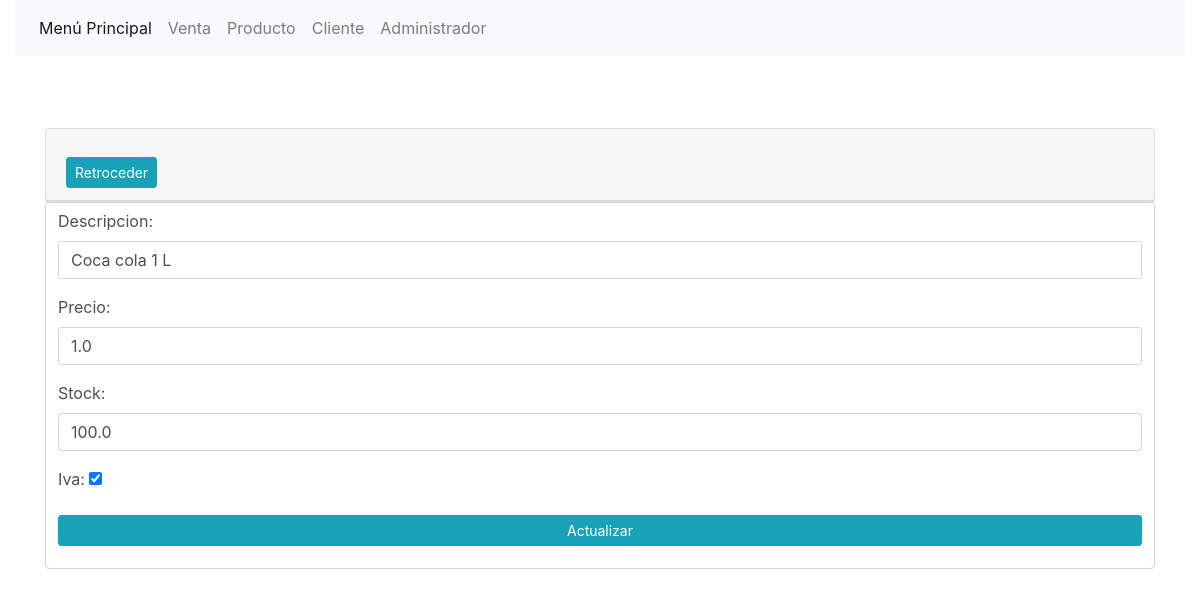
Screenshot of /editarProducto/18/ with the database file from the repository.
### aplicacion/models.py (models this page shows, shortened)
class Producto(models.Model):
    descripcion = models.CharField(max_length=100)
    precio = models.FloatField(default=0)
    stock = models.FloatField(default=0)
    iva = models.BooleanField(default=True)
    class Meta:
        verbose_name = 'Producto'
        verbose_name_plural = 'Productos'

### aplicacion/views.py (the view)
# urls.py: path('editarProducto/<int:id>/',editarProducto, name='editarProducto'),#MENU PRODUCTO
def editarProducto(request, id):
    opciones = {'menu': 'Menú Principal','venta': 'Venta', 'producto': 'Producto',
                'cliente': 'Cliente', 'administrar': 'Administrador', 'accion': 'Actualizar'}
    producto = Producto.objects.get(id=id)
    if request.method == 'GET':
        form = ProductoForm(instance=producto)
        opciones['form'] = form
    else:
        form = ProductoForm(request.POST, instance=producto)
        if form.is_valid():
            form.save()
            return redirect('listarProducto')
    return render(request, 'producto.html', opciones)

### aplicacion/forms.py
class ProductoForm(forms.ModelForm):
    class Meta:
        model = Producto
        fields = ('descripcion',
                  'precio',
                  'stock',
                  'iva')
        label = {
            'descripcion': 'Producto',
            'precio': 'Precio',
            'stock': 'Stock',
            'iva':'Iva'}
        widgets={
            'descripcion':forms.TextInput(
                attrs={
                    'class':'form-control',
                    'placeholder':'Ingrese Nombre del producto'
                }
            ),
            'precio': forms.TextInput(
                attrs={
                    'type':'number',
                    'step':'any',
                    'value':'0',
                    'class': 'form-control'
                }
            ),
            'stock': forms.TextInput(
                attrs={
                    'class': 'form-control'
                }
            ),
            'iva': forms.CheckboxInput(
                attrs={
                    'class': 'field-iva'
                }
            )
        }

### Templates/producto.html (shortened to what this page needs)
<!DOCTYPE html>
<html lang="es">
<head>
    {% load static %}
    <link href="{% static 'bootstrap/css/bootstrap.min.css' %}" rel="stylesheet">
</head>
<body>
<div class="container-fluid">
    <nav class="navbar navbar-expand-lg navbar-light bg-light">
  <div class="collapse navbar-collapse" id="navbarSupportedContent">
    <ul class="navbar-nav mr-auto">
      <li class="nav-item active">
        <a class="nav-link" href='/'>{{menu}} <span class="sr-only">(current)</span></a>
      </li>
      <li class="nav-item">
        <a class="nav-link" href="/venta">{{ venta }}</a>
      </li>
      <li class="nav-item">
        <a class="nav-link" href="/producto">{{ producto }}</a>
      </li>
     <li class="nav-item">
        <a class="nav-link" href="/cliente">{{ cliente }}</a>
      </li>
      <li class="nav-item">
        <a class="nav-link" href="/admin">{{ administrar }}</a>
      </li>
    </ul>
  </div>
</nav>
</div>
<div class="container">
<br><br><br>
 <div class="card card-statistics clients-contant">
     <div class="card-header">
         <div class="d-xxs-flex justify-content-between align-items-center">
             <div class="mt-xxs-0 mt-3 btn-group btn-group-toggle" data-toggle="buttons">
                 <a href="{% url 'listarProducto'%}" class="btn btn-sm btn-round btn-info">Retroceder</a>
             </div>
         </div>
     </div>
 </div>
<div class="ml-auto d-flex align-items-center">
    <form class="form-control" action="" method="post">
        {{ form.as_p }}
        <div class="form-group">
            <button class="btn btn-info btn-sm btn-lg btn-block" type="submit">{{accion}}</button>
        </div>
    </form>
</div>
</div>
</body>
</html>

### rows the page displays
Producto: descripcion "Coca cola 1 L", precio "1.0", stock "100.0", iva "☑"

### other values shown
{{ menu }} "Menú Principal"
{{ venta }} "Venta"
{{ producto }} "Producto"
{{ cliente }} "Cliente"
{{ administrar }} "Administrador"
{{ accion }} "Actualizar"
